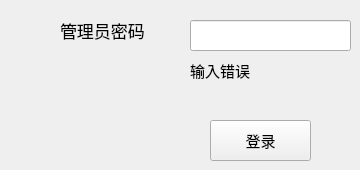
        <widget class="QWidget" name="page_2">
         <widget class="QPushButton" name="pushButton_2">
          <property name="geometry">
           <rect>
            <x>210</x>
            <y>120</y>
            <width>101</width>
            <height>41</height>
           </rect>
          </property>
          <property name="font">
           <font>
            <family>微软雅黑 Light</family>
            <pointsize>11</pointsize>
           </font>
          </property>
          <property name="cursor">
           <cursorShape>PointingHandCursor</cursorShape>
          </property>
          <property name="text">
           <string>登录</string>
          </property>
          <property name="autoDefault">
           <bool>false</bool>
          </property>
          <property name="default">
           <bool>false</bool>
          </property>
         </widget>
         <widget class="QLabel" name="label_3">
          <property name="enabled">
           <bool>true</bool>
          </property>
          <property name="geometry">
           <rect>
            <x>190</x>
            <y>60</y>
            <width>81</width>
            <height>21</height>
           </rect>
          </property>
          <property name="font">
           <font>
            <family>微软雅黑</family>
            <pointsize>11</pointsize>
           </font>
          </property>
          <property name="text">
           <string>输入错误</string>
          </property>
         </widget>
         <widget class="QLineEdit" name="lineEdit_2">
          <property name="geometry">
           <rect>
            <x>190</x>
            <y>20</y>
            <width>161</width>
            <height>31</height>
           </rect>
          </property>
          <property name="font">
           <font>
            <family>微软雅黑</family>
            <pointsize>13</pointsize>
           </font>
          </property>
          <property name="echoMode">
           <enum>QLineEdit::Password</enum>
          </property>
         </widget>
         <widget class="QLabel" name="label_2">
          <property name="geometry">
           <rect>
            <x>60</x>
            <y>10</y>
            <width>111</width>
            <height>41</height>
           </rect>
          </property>
          <property name="font">
           <font>
            <family>微软雅黑</family>
            <pointsize>13</pointsize>
           </font>
          </property>
          <property name="text">
           <string>管理员密码</string>
          </property>
          <property name="scaledContents">
           <bool>false</bool>
          </property>
         </widget>
        </widget>
